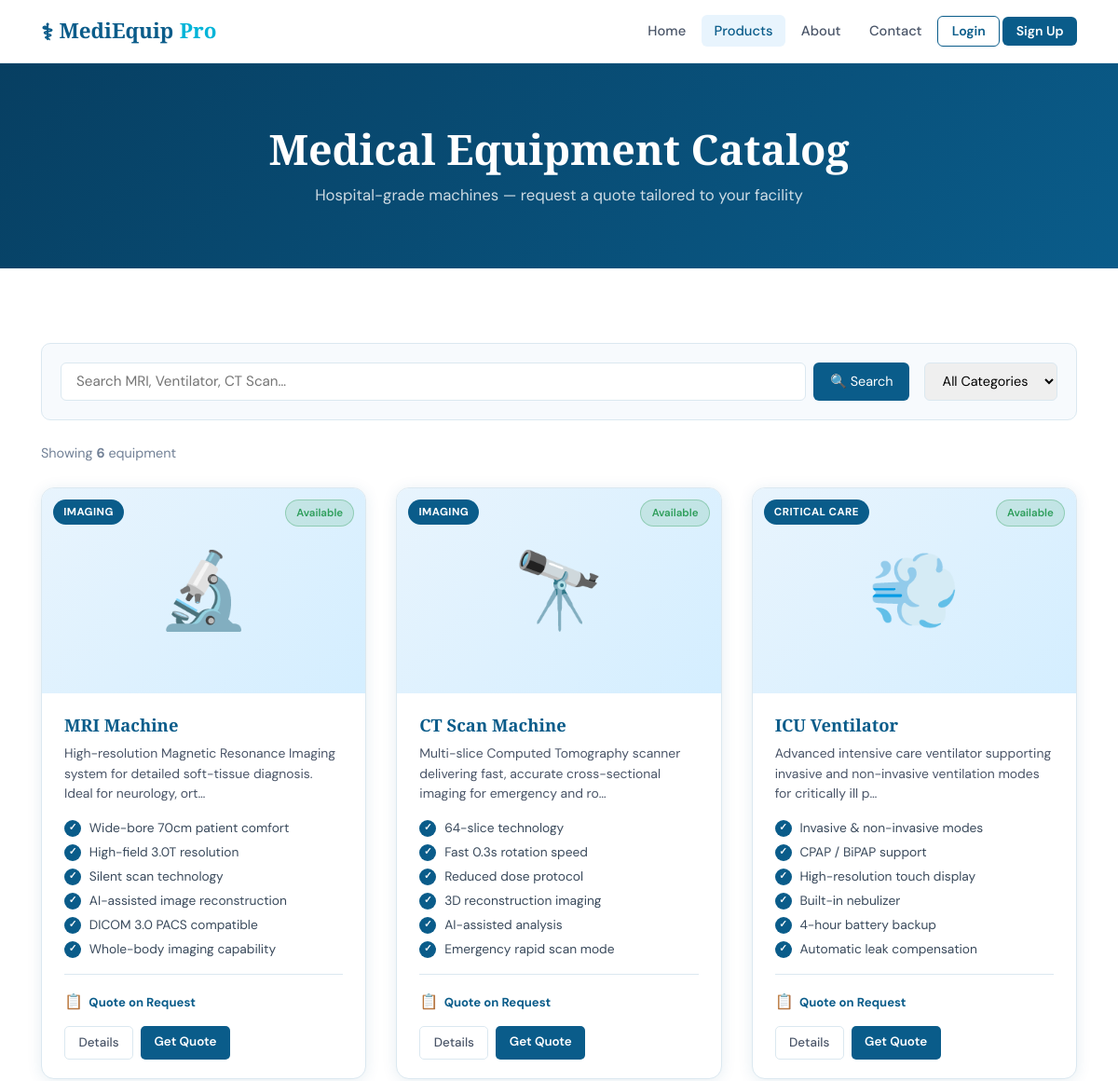
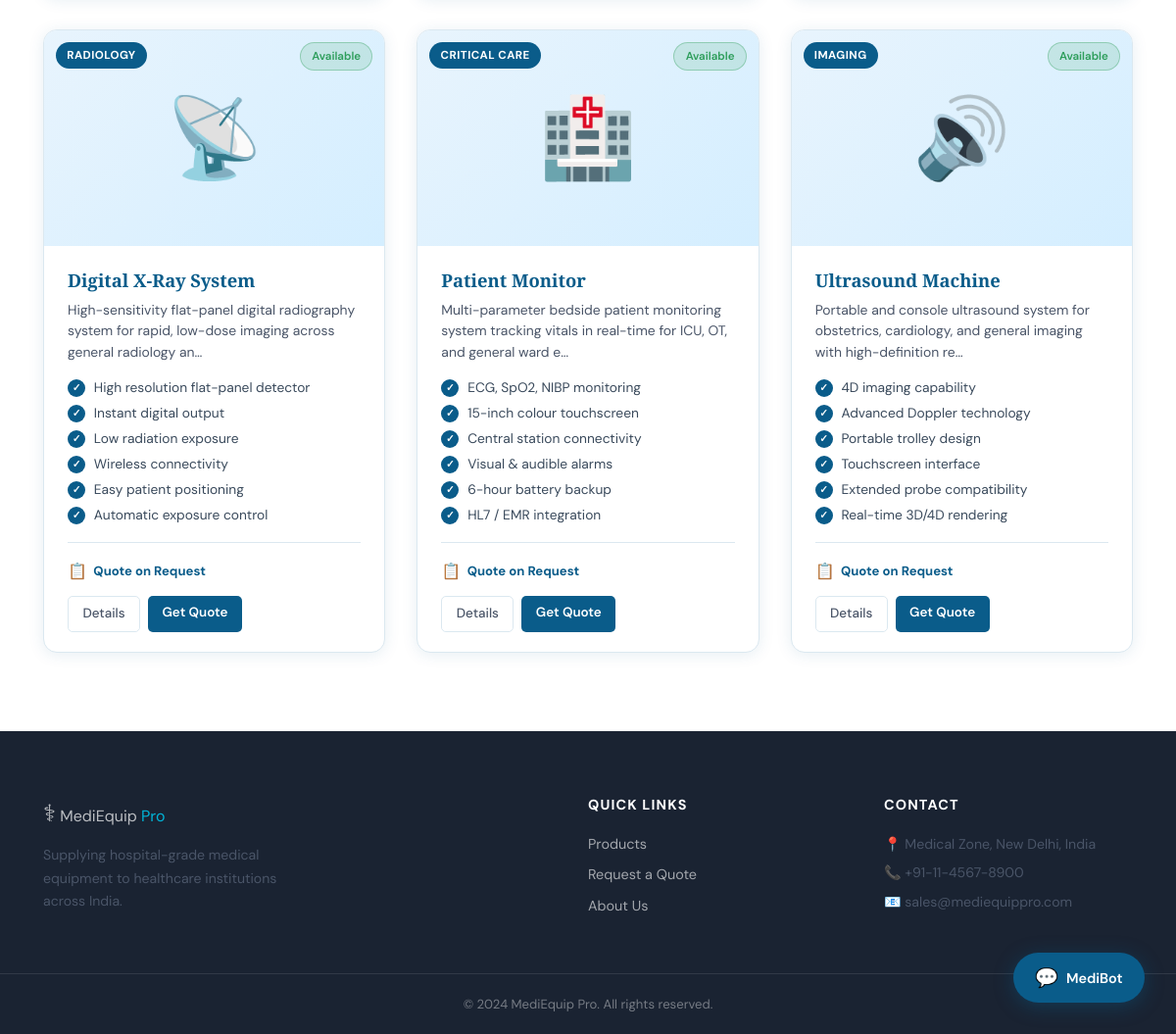
Page /products on the committed database (2 pictures, top to bottom).
### models/database.py (models this page shows, shortened)
class Product(db.Model):
    __tablename__ = 'products'
    id             = db.Column(db.Integer, primary_key=True)
    name           = db.Column(db.String(150), nullable=False)
    category       = db.Column(db.String(80), nullable=False)
    description    = db.Column(db.Text, nullable=False)
    specifications = db.Column(db.Text, nullable=True)   # JSON string dict
    features       = db.Column(db.Text, nullable=True)   # JSON list of strings
    availability   = db.Column(db.Boolean, default=True)
    image_url      = db.Column(db.String(500), default='')  # real photo URL
    tags           = db.Column(db.String(300), default='')
    created_at     = db.Column(db.DateTime, default=datetime.utcnow)
    def get_features(self):
        import json
        try:
            return json.loads(self.features) if self.features else []
        except Exception:
            return []

### app.py (the view, shortened to what this page needs)
@app.route('/products')
def products():
    query    = request.args.get('q', '').strip()
    category = request.args.get('category', '').strip()
    prod_query = Product.query.filter_by(availability=True)
    if category:
        prod_query = prod_query.filter_by(category=category)
    all_products = prod_query.all()
    categories   = [c[0] for c in db.session.query(Product.category).distinct().all()]
    return render_template('products.html', products=all_products,
                           categories=categories, query=query, selected_cat=category)

### templates/products.html (shortened to what this page needs)
{% extends "base.html" %}
{% block content %}
<section class="page-hero">
  <div class="container">
    <h1>Medical Equipment Catalog</h1>
    <p>Hospital-grade machines — request a quote tailored to your facility</p>
  </div>
</section>
<section class="section">
  <div class="container">
    <form class="filter-bar" method="GET" action="{{ url_for('products') }}">
      <div class="search-wrap">
        <input type="text" name="q" value="{{ query }}" placeholder="Search MRI, Ventilator, CT Scan…" class="search-input"/>
        <button type="submit" class="search-btn">🔍 Search</button>
      </div>
      <div class="filter-wrap">
        <select name="category" class="filter-select" onchange="this.form.submit()">
          <option value="">All Categories</option>
        </select>
      </div>
    </form>
    <p class="results-count">
      Showing <strong>{{ products|length }}</strong> equipment
    </p>
    {% if products %}
    <div class="ref-product-grid ref-grid-3col">
      {% for p in products %}
      {% set features = p.get_features() %}
      <div class="ref-card">
        <div class="ref-card-img">
          {% if p.image_url %}
            <div class="ref-img-fallback" style="display:none">
              {% if 'mri' in p.name.lower() %}🔬
              {% elif 'ct' in p.name.lower() %}🔭
              {% elif 'ventilator' in p.name.lower() %}💨
              {% elif 'x-ray' in p.name.lower() or 'xray' in p.name.lower() %}📡
              {% elif 'ultrasound' in p.name.lower() %}🔊
              {% else %}🏥{% endif %}
            </div>
          {% else %}
            <div class="ref-img-fallback">🏥</div>
          {% endif %}
          <span class="ref-cat-badge">{{ p.category }}</span>
          <span class="ref-avail-dot {% if p.availability %}avail-yes{% else %}avail-no{% endif %}">
            {{ 'Available' if p.availability else 'On Order' }}
          </span>
        </div>
        <div class="ref-card-body">
          <h3 class="ref-card-title">{{ p.name }}</h3>
          <p class="ref-card-desc">{{ p.description[:110] }}…</p>
          {% if features %}
          <ul class="feature-list">
            {% for feat in features %}
            <li><span class="feat-check">✓</span>{{ feat }}</li>
            {% endfor %}
          </ul>
          {% endif %}
          <div class="ref-card-footer">
            <div class="quote-label">
              <span class="quote-icon">📋</span><span>Quote on Request</span>
            </div>
            <div class="ref-card-actions">
              <a href="{{ url_for('product_detail', product_id=p.id) }}" class="btn-sm-ghost">Details</a>
              <a href="{{ url_for('contact') }}?product={{ p.name }}" class="btn-sm-primary">Get Quote</a>
            </div>
          </div>
        </div>
      </div>
      {% endfor %}
    </div>
    {% endif %}
  </div>
</section>
{% endblock %}

### templates/base.html (shortened to what this page needs)
<!DOCTYPE html>
<html lang="en">
<head>
  <link rel="stylesheet" href="{{ url_for('static', filename='css/style.css') }}">
</head>
<body>
<nav class="navbar">
  <div class="nav-inner">
    <a href="{{ url_for('index') }}" class="brand">
      <span class="brand-icon">⚕</span>
      MediEquip <span class="brand-accent">Pro</span>
    </a>
    <ul class="nav-links" id="navLinks">
      <li><a href="{{ url_for('index') }}" {% if request.endpoint=='index' %}class="active"{% endif %}>Home</a></li>
      <li><a href="{{ url_for('products') }}" {% if request.endpoint=='products' %}class="active"{% endif %}>Products</a></li>
      <li><a href="{{ url_for('about') }}" {% if request.endpoint=='about' %}class="active"{% endif %}>About</a></li>
      <li><a href="{{ url_for('contact') }}" {% if request.endpoint=='contact' %}class="active"{% endif %}>Contact</a></li>
      {% if session.get('user_id') %}
        <li class="nav-user">Hi, {{ session.username }}</li>
        <li><a href="{{ url_for('logout') }}" class="btn-nav-outline">Logout</a></li>
      {% else %}
        <li><a href="{{ url_for('login') }}" class="btn-nav-outline">Login</a></li>
        <li><a href="{{ url_for('signup') }}" class="btn-nav-fill">Sign Up</a></li>
      {% endif %}
    </ul>
  </div>
</nav>
<main>
  {% block content %}{% endblock %}
</main>
<footer class="footer">
  <div class="footer-inner">
    <div class="footer-brand">
      <span class="brand-icon">⚕</span> MediEquip <span class="brand-accent">Pro</span>
      <p>Supplying hospital-grade medical equipment to healthcare institutions across India.</p>
    </div>
    <div class="footer-links">
      <h4>Quick Links</h4>
      <a href="{{ url_for('products') }}">Products</a>
      <a href="{{ url_for('contact') }}">Request a Quote</a>
      <a href="{{ url_for('about') }}">About Us</a>
    </div>
    <div class="footer-contact">
      <h4>Contact</h4>
      <p>📍 Medical Zone, New Delhi, India</p>
      <p>📞 +91-11-4567-8900</p>
      <p>📧 sales@mediequippro.com</p>
    </div>
  </div>
  <div class="footer-bottom">© 2024 MediEquip Pro. All rights reserved.</div>
</footer>
<button class="chat-fab" id="chatFab" title="Chat with MediBot">
  <span class="chat-fab-icon">💬</span>
  <span class="chat-fab-label">MediBot</span>
</button>
</body>
</html>

### rows in the picture
Product: category "IMAGING", availability "Available", name "MRI Machine", description "High-resolution Magnetic Resonance Imaging system for detailed soft-tissue diagnosis. Ideal for neurology, ort", features "Wide-bore 70cm patient comfort" "High-field 3.0T resolution" "Silent scan technology" "AI-assisted image reconstruction" "DICOM 3.0 PACS compatible" "Whole-body imaging capability"
Product: category "IMAGING", availability "Available", name "CT Scan Machine", description "Multi-slice Computed Tomography scanner delivering fast, accurate cross-sectional imaging for emergency and ro", features "64-slice technology" "Fast 0.3s rotation speed" "Reduced dose protocol" "3D reconstruction imaging" "AI-assisted analysis" "Emergency rapid scan mode"
Product: category "CRITICAL CARE", availability "Available", name "ICU Ventilator", description "Advanced intensive care ventilator supporting invasive and non-invasive ventilation modes for critically ill p", features "Invasive & non-invasive modes" "CPAP / BiPAP support" "High-resolution touch display" "Built-in nebulizer" "4-hour battery backup" "Automatic leak compensation"
Product: category "RADIOLOGY", availability "Available", name "Digital X-Ray System", description "High-sensitivity flat-panel digital radiography system for rapid, low-dose imaging across general radiology an", features "High resolution flat-panel detector" "Instant digital output" "Low radiation exposure" "Wireless connectivity" "Easy patient positioning" "Automatic exposure control"
Product: category "CRITICAL CARE", availability "Available", name "Patient Monitor", description "Multi-parameter bedside patient monitoring system tracking vitals in real-time for ICU, OT, and general ward e", features "ECG, SpO2, NIBP monitoring" "15-inch colour touchscreen" "Central station connectivity" "Visual & audible alarms" "6-hour battery backup" "HL7 / EMR integration"
Product: category "IMAGING", availability "Available", name "Ultrasound Machine", description "Portable and console ultrasound system for obstetrics, cardiology, and general imaging with high-definition re", features "4D imaging capability" "Advanced Doppler technology" "Portable trolley design" "Touchscreen interface" "Extended probe compatibility" "Real-time 3D/4D rendering"

### other values in the picture
{{ products|length }} "6"
